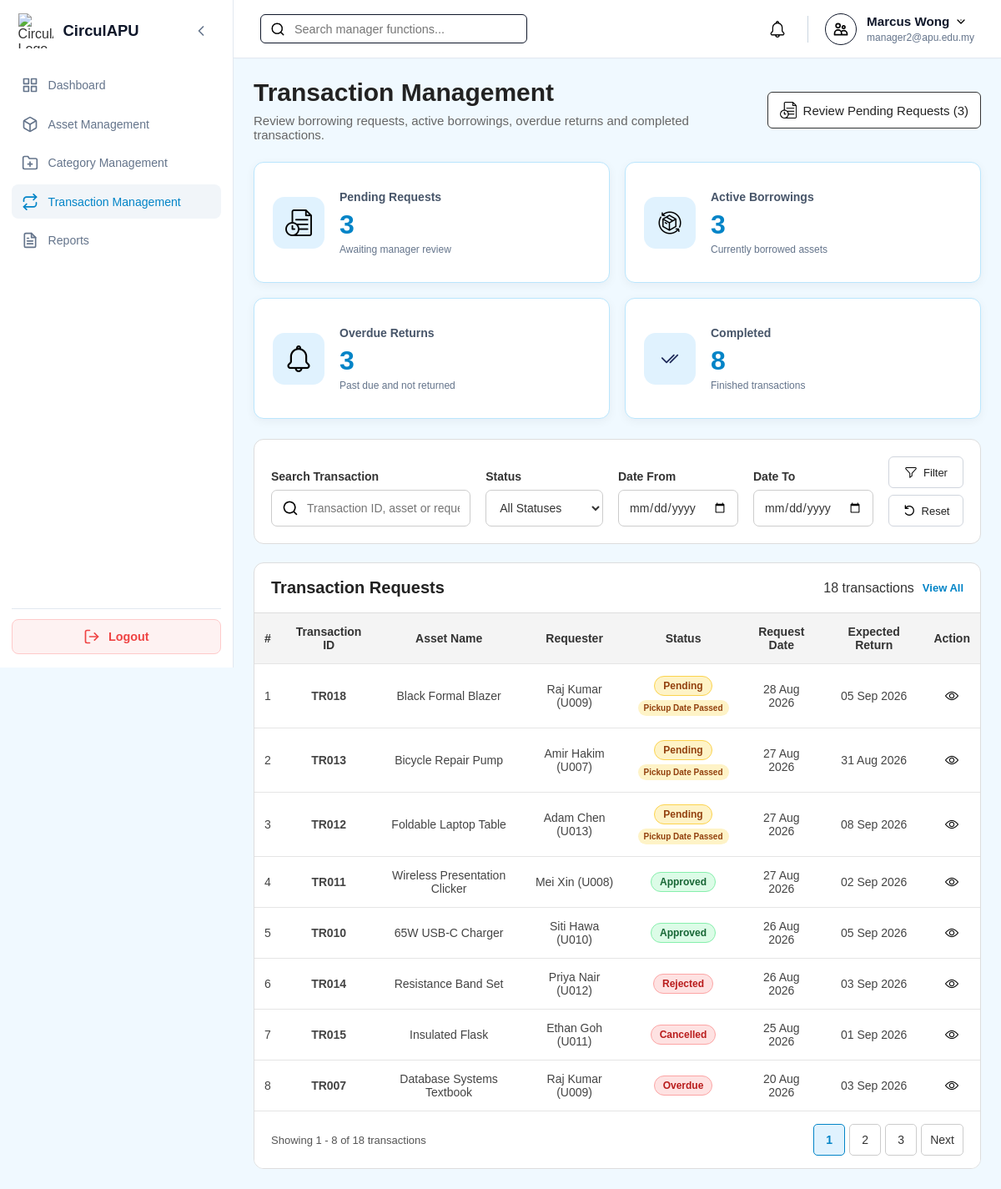
/Manager/manager_transactions.php (signed in), run on the app's committed database.
### tables this page shows
CREATE TABLE `transactionrequests` (
  `transactionID` varchar(10) NOT NULL,
  `assetID` varchar(10) NOT NULL,
  `requesterID` varchar(10) NOT NULL,
  `requestDate` timestamp NOT NULL DEFAULT current_timestamp(),
  `requestStatus` enum('Pending','Approved','In Progress','Completed','Cancelled','Rejected','Overdue') NOT NULL DEFAULT 'Pending',
  `managerRemark` varchar(255) DEFAULT NULL,
  `decisionDate` timestamp NULL DEFAULT NULL,
  `requestMessage` varchar(255) DEFAULT NULL
);

CREATE TABLE `assets` (
  `assetID` varchar(10) NOT NULL,
  `ownerID` varchar(10) NOT NULL,
  `categoryID` varchar(10) NOT NULL,
  `assetName` varchar(150) NOT NULL,
  `description` varchar(255) DEFAULT NULL,
  `assetCondition` enum('New','Like New','Good','Fair','Poor') NOT NULL,
  `imageURL` varchar(255) DEFAULT NULL,
  `availabilityStatus` enum('Available','Reserved','Borrowed','Unavailable') NOT NULL,
  `listingStatus` enum('Draft','Pending Review','Ready for Verification','Approved','Published','Rejected','Removed') NOT NULL,
  `createdDate` timestamp NOT NULL DEFAULT current_timestamp(),
  `updatedDate` timestamp NULL DEFAULT NULL ON UPDATE current_timestamp(),
  `verificationStatus` enum('Pending','Approved','Rejected') NOT NULL
);

CREATE TABLE `user` (
  `userID` varchar(10) NOT NULL,
  `name` varchar(100) NOT NULL,
  `email` varchar(100) NOT NULL,
  `password` varchar(255) NOT NULL,
  `role` enum('Member','Auditor','Manager','Admin') NOT NULL DEFAULT 'Member',
  `status` enum('Active','Suspended','Deleted') NOT NULL DEFAULT 'Active',
  `ecopoint` int(11) NOT NULL DEFAULT 0,
  `dateCreated` timestamp NOT NULL DEFAULT current_timestamp()
);

### Manager/manager_transactions.php (the view, shortened to what this page needs)
<?php
require_once '../db.php';
function e($v): string { return htmlspecialchars((string)$v, ENT_QUOTES, 'UTF-8'); }
function showDate($v): string { return $v && strtotime($v) ? date('d M Y', strtotime($v)) : '-'; }
function pickupPriority($pickup,string $requestStatus): array {
    if($requestStatus!=='Pending'||!$pickup||!strtotime($pickup))return ['', ''];
    $date=date('Y-m-d',strtotime($pickup));
    $today=date('Y-m-d');
    $tomorrow=date('Y-m-d',strtotime('+1 day'));
    if($date<$today)return ['Pickup Date Passed','passed'];
    return ['', ''];
}
function pageURL($p): string {
    $q = $_GET; $q['page'] = $p;
    return 'manager_transactions.php?' . http_build_query($q);
}
function viewAllURL(bool $viewAll): string {
    $q=$_GET; unset($q['page']);
    if($viewAll) unset($q['viewAll']); else $q['viewAll']='1';
    $query=http_build_query($q);
    return 'manager_transactions.php'.($query?'?'.$query:'');
}
$search = trim($_GET['search'] ?? '');
$status = trim($_GET['requestStatus'] ?? '');
$dateFrom = trim($_GET['dateFrom'] ?? '');
$dateTo = trim($_GET['dateTo'] ?? '');
$activeOnly = ($_GET['active'] ?? '') === '1';
$activeTransaction = ($_GET['activeTransaction'] ?? '') === '1';
$pickupOnly = ($_GET['pickup'] ?? '') === '1';
$viewAll = ($_GET['viewAll'] ?? '') === '1';
$transactions=[];$nextPending=$nextPickup='';
$stats=['pending'=>0,'urgent'=>0,'pickup'=>0,'active'=>0,'overdue'=>0,'completed'=>0];
$error='';
$perPage = $viewAll ? 100000 : 8;
$page = max(1, (int)($_GET['page'] ?? 1));
$total = $offset = 0; $totalPages = 1;
try {
    $conn->set_charset('utf8mb4');
    $row = $conn->query("
        SELECT
            (SELECT COUNT(*) FROM transactionrequests WHERE requestStatus='Pending') pending,
            (SELECT COUNT(DISTINCT t.transactionID) FROM transactionrequests t
             JOIN borrowings b ON b.transactionID=t.transactionID
             WHERE t.requestStatus='Pending' AND DATE(b.borrowDate)=CURDATE()) urgent,
            (SELECT COUNT(*) FROM transactionrequests t
             JOIN borrowings b ON b.transactionID=t.transactionID
             JOIN assets a ON a.assetID=t.assetID
             WHERE t.requestStatus='Approved'
             AND b.actualReturnDate IS NULL
             AND b.borrowingStatus='Approved'
             AND DATE(b.borrowDate)>=CURDATE()
             AND a.availabilityStatus<>'Unavailable'
) pickup,
            (SELECT COUNT(*) FROM borrowings
             WHERE actualReturnDate IS NULL AND borrowingStatus IN ('Borrowed','Active','Overdue')) active,
            (SELECT COUNT(*) FROM borrowings
             WHERE DATE(expectedReturnDate)<CURDATE() AND actualReturnDate IS NULL
             AND borrowingStatus IN ('Borrowed','Active','Overdue')) overdue,
            (SELECT COUNT(*) FROM transactionrequests WHERE requestStatus='Completed') completed,
            (SELECT t.transactionID
             FROM transactionrequests t
             LEFT JOIN borrowings b ON b.transactionID=t.transactionID
             WHERE t.requestStatus='Pending'
             ORDER BY CASE
                 WHEN DATE(b.borrowDate)=CURDATE() THEN 0
                 WHEN DATE(b.borrowDate)=DATE_ADD(CURDATE(),INTERVAL 1 DAY) THEN 1
                 WHEN DATE(b.borrowDate)>CURDATE() THEN 2
                 ELSE 3
             END,
             CASE WHEN DATE(b.borrowDate)>=CURDATE() THEN DATE(b.borrowDate) END ASC,
             t.requestDate ASC
             LIMIT 1) nextPending,
            (SELECT t.transactionID
             FROM transactionrequests t
             JOIN borrowings b ON b.transactionID=t.transactionID
             JOIN assets a ON a.assetID=t.assetID
             WHERE t.requestStatus='Approved'
             AND b.actualReturnDate IS NULL
             AND b.borrowingStatus='Approved'
             AND DATE(b.borrowDate)>=CURDATE()
             AND a.availabilityStatus<>'Unavailable'
             ORDER BY DATE(b.borrowDate) ASC,t.requestDate ASC
             LIMIT 1) nextPickup
    ")->fetch_assoc();
    foreach ($stats as $k => $v) $stats[$k]=(int)($row[$k]??0);
    $nextPending=$row['nextPending']??'';
    $nextPickup=$row['nextPickup']??'';
    $where = []; $params = []; $types = '';
    $overdueSQL = "EXISTS(
        SELECT 1 FROM borrowings b
        WHERE b.transactionID=t.transactionID
        AND DATE(b.expectedReturnDate)<CURDATE()
        AND b.actualReturnDate IS NULL
        AND b.borrowingStatus IN ('Borrowed','Active','Overdue')
    )";
    $whereSQL = $where ? 'WHERE ' . implode(' AND ', $where) : '';
    if (!$error) {
        $stmt = $conn->prepare("SELECT COUNT(*) total
            FROM transactionrequests t
            JOIN assets a ON t.assetID=a.assetID
            JOIN user u ON t.requesterID=u.userID
            $whereSQL");
        $stmt->execute(); $total = (int)$stmt->get_result()->fetch_assoc()['total']; $stmt->close();
        $totalPages = max(1, (int)ceil($total / $perPage));
        $page = min($page, $totalPages); $offset = ($page - 1) * $perPage;
        $order=$pickupOnly?'pickupDate ASC,t.requestDate ASC':($status==='Pending'?"CASE WHEN DATE(pickupDate)=CURDATE() THEN 0 WHEN DATE(pickupDate)=DATE_ADD(CURDATE(),
                                                            INTERVAL 1 DAY) THEN 1 WHEN DATE(pickupDate)>CURDATE() THEN 2 ELSE 3 END,
                                                            CASE WHEN DATE(pickupDate)>=CURDATE() THEN DATE(pickupDate) END ASC, t.requestDate ASC":'t.requestDate DESC');
        $stmt = $conn->prepare("
            SELECT t.transactionID,t.requestDate,t.requestStatus,a.assetName,
                   u.userID requesterID,u.name requesterName,
                   (SELECT MAX(b.borrowDate) FROM borrowings b WHERE b.transactionID=t.transactionID) pickupDate,
                   (SELECT MAX(b.expectedReturnDate) FROM borrowings b WHERE b.transactionID=t.transactionID) dueDate,
                   $overdueSQL isOverdue
            FROM transactionrequests t
            JOIN assets a ON t.assetID=a.assetID
            JOIN user u ON t.requesterID=u.userID
            $whereSQL
            ORDER BY $order LIMIT ? OFFSET ?
        ");
        $list = [...$params, $perPage, $offset];
        $stmt->bind_param($types . 'ii', ...$list);
        $stmt->execute(); $transactions = $stmt->get_result()->fetch_all(MYSQLI_ASSOC); $stmt->close();
    }
} catch (Throwable $ex) {
    error_log($ex->getMessage());
    $error = 'Unable to load transaction records. Please try again.';
}
$start = $total ? $offset + 1 : 0;
$end = min($offset + $perPage, $total);
$listTitle=$pickupOnly?'Pickup Reservations':($status==='Pending'?'Pending Requests':'Transaction Requests');
$resetURL=$pickupOnly?'manager_transactions.php?pickup=1':($status==='Pending'?'manager_transactions.php?requestStatus=Pending':'manager_transactions.php');
$back=http_build_query(array_filter([
    'search'=>$search,'requestStatus'=>$status,'dateFrom'=>$dateFrom,'dateTo'=>$dateTo,
    'active'=>$activeOnly?'1':'','activeTransaction'=>$activeTransaction?'1':'',
    'pickup'=>$pickupOnly?'1':'','viewAll'=>$viewAll?'1':'','page'=>$page
],fn($v)=>$v!==''&&$v!==1));
$backParam=$back?'&back='.rawurlencode($back):'';
?>
<!DOCTYPE html>
<html lang="en">
<head>
<link rel="stylesheet" href="../style.css"><link rel="stylesheet" href="manager_style.css"><link rel="stylesheet" href="manager_mobile.css">
</head>
<body class="role-manager">
<div class="dashboard-container">
<?php include '../sidebar.php'; ?><div class="main-content"><?php include '../header.php'; ?>
<main class="page-body">
<section class="management-heading management-heading-action">
<div class="management-heading-text">
<h1>Transaction Management</h1>
<p>Review borrowing requests, active borrowings, overdue returns and completed transactions.</p>
</div>
<?php if($nextPending||$nextPickup):?>
<div class="transaction-heading-actions">
<?php if($nextPending):?>
<a href="manager_transaction_view.php?transactionID=<?=e($nextPending)?>&from=pending" class="management-create-btn">
<img src="../assets/icons/pendingVerification.png" alt="">
<?=$stats['urgent']>0?'Review Urgent Requests ('.$stats['urgent'].')':'Review Pending Requests ('.$stats['pending'].')'?>
</a>
<?php endif;?>
</div>
<?php endif;?>
</section>
<section class="stats-grid">
<a href="manager_transactions.php?requestStatus=Pending" class="stat-card">
<div class="stat-icon"><img src="../assets/icons/pendingVerification.png" alt=""></div>
<div class="stat-content"><h3>Pending Requests</h3><strong class="stat-value"><?= $stats['pending'] ?></strong><p class="stat-description">Awaiting manager review</p></div>
</a>
<a href="manager_borrowed_assets.php" class="stat-card">
<div class="stat-icon"><img src="../assets/icons/active-transactions.png" alt=""></div>
<div class="stat-content"><h3>Active Borrowings</h3><strong class="stat-value"><?= $stats['active'] ?></strong><p class="stat-description">Currently borrowed assets</p></div>
</a>
<a href="manager_borrowed_assets.php?status=Overdue" class="stat-card">
<div class="stat-icon"><img src="../assets/icons/notification.png" alt=""></div>
<div class="stat-content"><h3>Overdue Returns</h3><strong class="stat-value"><?= $stats['overdue'] ?></strong><p class="stat-description">Past due and not returned</p></div>
</a>
<a href="manager_transactions.php?requestStatus=Completed" class="stat-card">
<div class="stat-icon"><img src="../assets/icons/mark_as_read.png" alt=""></div>
<div class="stat-content"><h3>Completed</h3><strong class="stat-value"><?= $stats['completed'] ?></strong><p class="stat-description">Finished transactions</p></div>
</a>
</section>
<?php if(!$transactions):?>
<div class="mobile-empty-card">No transaction requests found.</div>
<?php else:foreach($transactions as $t):
[$priorityLabel,$priorityClass]=pickupPriority($t['pickupDate'],$t['requestStatus']);?>
<?php endforeach;endif;?>
<section class="management-filter desktop-transaction-filter">
<form method="GET">
<div class="management-filter-group search">
<label for="search">Search Transaction</label>
<div class="management-search-input"><img src="../assets/icons/search.png" alt="">
<input id="search" name="search" value="<?= e($search) ?>" placeholder="Transaction ID, asset or requester"></div>
</div>
<?php if(!$pickupOnly):?>
<div class="management-filter-group">
<label for="requestStatus">Status</label>
<select id="requestStatus" name="requestStatus">
<option value="">All Statuses</option>
</select>
</div>
<?php endif;?>
<div class="management-filter-group"><label for="dateFrom"><?=$pickupOnly?'Pickup From':'Date From'?></label><input type="date" id="dateFrom" name="dateFrom" value="<?= e($dateFrom) ?>"></div>
<div class="management-filter-group"><label for="dateTo"><?=$pickupOnly?'Pickup To':'Date To'?></label><input type="date" id="dateTo" name="dateTo" value="<?= e($dateTo) ?>"></div>
<div class="management-filter-buttons">
<button type="submit" class="management-filter-btn"><img src="../assets/icons/filter.png" alt=""> Filter</button>
<a href="<?=e($resetURL)?>" class="management-reset-btn"><img src="../assets/icons/reset.png" alt=""> Reset</a>
</div>
</form>
</section>
<section class="management-list desktop-transaction-list">
<div class="management-list-header">
<h2><?=e($listTitle)?></h2>
<div class="transaction-list-meta">
<span><?= $total ?> transaction<?= $total===1?'':'s' ?></span>
<a href="<?=e(viewAllURL($viewAll))?>"><?=$viewAll?'Paginated View':'View All'?></a>
</div>
</div>
<div class="management-table-wrapper">
<table class="management-table">
<thead><tr><th>#</th><th>Transaction ID</th><th>Asset Name</th><th>Requester</th><th>Status</th><th><?=$pickupOnly||$status==='Pending'?'Pickup Date':'Request Date'?></th><th>Expected Return</th><th>Action</th></tr></thead>
<tbody>
<?php if (!$transactions): ?>
<tr><td colspan="8" class="management-empty-state">No transaction requests found.</td></tr>
<?php else: foreach ($transactions as $i => $t): $pickupDay=$t['pickupDate']&&strtotime($t['pickupDate'])?date('Y-m-d',strtotime($t['pickupDate'])):''; $displayStatus=$pickupOnly?($pickupDay===date('Y-m-d')?'Awaiting Pickup':'Upcoming Pickup'):($t['isOverdue']?'Overdue':$t['requestStatus']); [$priorityLabel,$priorityClass]=pickupPriority($t['pickupDate'],$t['requestStatus']); ?>
<tr>
<td><?= $offset + $i + 1 ?></td>
<td><strong><?= e($t['transactionID']) ?></strong></td>
<td><?= e($t['assetName']) ?></td>
<td><?= e($t['requesterName'] . ' (' . $t['requesterID'] . ')') ?></td>
<td><span class="status-badge" data-status="<?=e($displayStatus)?>"><?=e($displayStatus)?></span><?php if($priorityLabel):?><br><span class="request-priority <?=e($priorityClass)?>"><?=e($priorityLabel)?></span><?php endif;?></td>
<td><?= e(showDate(($pickupOnly||$status==='Pending')?$t['pickupDate']:$t['requestDate'])) ?></td>
<td><?= e(showDate($t['dueDate'])) ?></td>
<td>
<?php if($pickupOnly||$status==='Pending'):?>
<a href="manager_transaction_view.php?transactionID=<?=e($t['transactionID'])?>&from=<?=rawurlencode($pickupOnly?'pickup':$status)?><?=$backParam?>" class="queue-action-link"><?=$pickupOnly?($pickupDay===date('Y-m-d')?'Confirm Pickup':'View Reservation'):'Review Request'?></a>
<?php else:?>
<a href="manager_transaction_view.php?transactionID=<?=e($t['transactionID'])?><?=$status?'&from='.rawurlencode($status):''?><?=$backParam?>" class="management-action-btn"
title="<?=$t['requestStatus']==='Pending'?'Review Transaction Request':'View Transaction Details'?>">
<img src="../assets/icons/view.png" alt="View"></a>
<?php endif;?>
</td>
</tr>
<?php endforeach; endif; ?>
</tbody>
</table>
</div>
<div class="management-table-footer">
<p>Showing <?= $start ?> - <?= $end ?> of <?= $total ?> transactions</p>
<?php if (!$viewAll && $totalPages > 1): ?>
<nav class="pagination">
<?php for ($p=1; $p<=$totalPages; $p++): ?><a href="<?= e(pageURL($p)) ?>" class="<?= $p === $page ? 'active' : '' ?>"><?= $p ?></a><?php endfor; ?>
<?php if ($page < $totalPages): ?><a href="<?= e(pageURL($page + 1)) ?>">Next</a><?php endif; ?>
</nav>
<?php endif; ?>
</div>
</section>
</main>
</div></div>
</body></html>

### Manager/manager_style.css (style rules this page uses)
.management-heading-action { display: flex; justify-content: space-between; align-items: center; gap: 20px; }
.management-heading-action .management-create-btn { flex-shrink: 0; }

### Manager/manager_transactions.php (style rules this page uses)
.transaction-list-meta { display:flex;align-items:center;gap:10px }
.transaction-list-meta a { color:var(--primary-color);font-size:13px;font-weight:600;text-decoration:none }
.transaction-heading-actions { display:flex;align-items:center;gap:10px;flex-wrap:wrap;justify-content:flex-end }
.request-priority { display:inline-flex;margin-top:5px;padding:4px 7px;border-radius:999px;font-size:10px;font-weight:800;line-height:1.1;white-space:nowrap }
.request-priority.passed { background:#fef3c7;color:#92400e }

### data on the page
transactionrequests: i "1", transactionID "TR018", assetID.assetName "Black Formal Blazer", requesterID.userID "Raj Kumar (U009)", priorityLabel "Pickup Date Passed", requestDate "28 Aug 2026", dueDate "05 Sep 2026"
transactionrequests: i "2", transactionID "TR013", assetID.assetName "Bicycle Repair Pump", requesterID.userID "Amir Hakim (U007)", priorityLabel "Pickup Date Passed", requestDate "27 Aug 2026", dueDate "31 Aug 2026"
transactionrequests: i "3", transactionID "TR012", assetID.assetName "Foldable Laptop Table", requesterID.userID "Adam Chen (U013)", priorityLabel "Pickup Date Passed", requestDate "27 Aug 2026", dueDate "08 Sep 2026"
transactionrequests: i "4", transactionID "TR011", assetID.assetName "Wireless Presentation Clicker", requesterID.userID "Mei Xin (U008)", requestDate "27 Aug 2026", dueDate "02 Sep 2026"
transactionrequests: i "5", transactionID "TR010", assetID.assetName "65W USB-C Charger", requesterID.userID "Siti Hawa (U010)", requestDate "26 Aug 2026", dueDate "05 Sep 2026"
transactionrequests: i "6", transactionID "TR014", assetID.assetName "Resistance Band Set", requesterID.userID "Priya Nair (U012)", requestDate "26 Aug 2026", dueDate "03 Sep 2026"
transactionrequests: i "7", transactionID "TR015", assetID.assetName "Insulated Flask", requesterID.userID "Ethan Goh (U011)", requestDate "25 Aug 2026", dueDate "01 Sep 2026"
transactionrequests: i "8", transactionID "TR007", assetID.assetName "Database Systems Textbook", requesterID.userID "Raj Kumar (U009)", requestDate "20 Aug 2026", dueDate "03 Sep 2026"

### other printed values
$user_name "Marcus Wong"
$user_email "manager2@apu.edu.my"
$stats['pending'] "3"
$stats['active'] "3"
$stats['overdue'] "3"
$stats['completed'] "8"
$listTitle "Transaction Requests"
$total "18"
$start "1"
$end "8"
